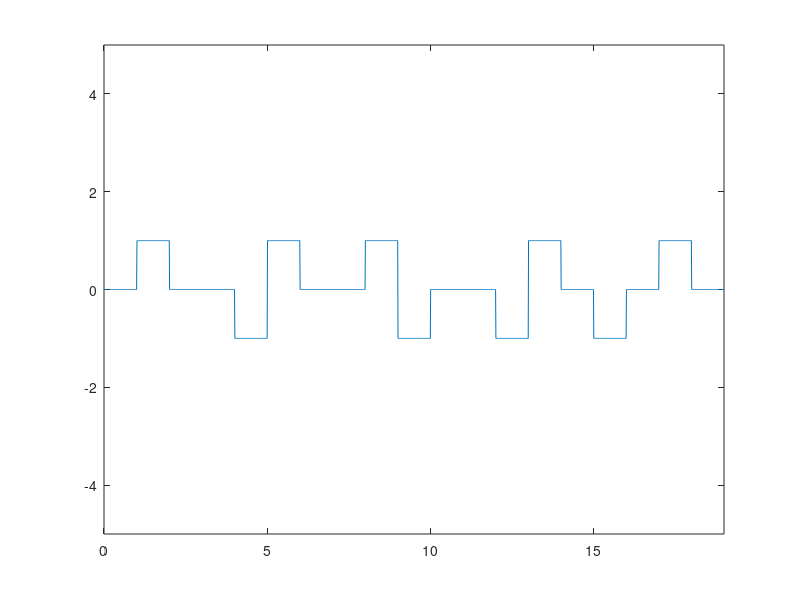

This chart was generated by the following MATLAB code:
clear ;
%bits = [1,1,0,0,0,0,1,0,0,0,0,0,0,0,0,0];
bits= [0,1,0,0,1,0,0,0,0,0,0,0,0,1,0,1,0,1,0];
cn=0;
cn1=0;
amp=1;
prev=-1;
amp=amp*prev;
for i=1:length(bits)
  if(bits(i)==0)
  cn++;
  else
    cn1++;
    cn=0;
  end
  if(cn>3)
    if (mod(cn1,2)==0)
       
     ampl(i) = -amp;
     amp=ampl(i);
     ampl(i-3) = amp;
     
    
    else
      ampl(i) = amp;
    end
    cn=0;
    cn1=0;
    elseif(bits(i)==0)
      ampl(i)=0;
    else
      ampl(i)=-amp;
      amp=ampl(i);
    end
endfor
T=length(bits);
t=0:0.01:T;
x=1;
for i=1:length(t)
  yvalue(i)=ampl(x);
  if(t(i)>=x)
    x=x+1;
  end
endfor
plot(t,yvalue);
axis([0 T -5 5]);

counter = 0;
lastbit = -1;
for i = 1:length(t)
  if t(i)>counter
    counter = counter + 1;
    if yvalue(i)==lastbit
      result(counter-3:counter) = 0;
    else
      if(yvalue(i)==0)
        result(counter) = 0;
      else
        result(counter) = 1;
        lastbit = -lastbit;
      end
    end
  end
end


bits
result